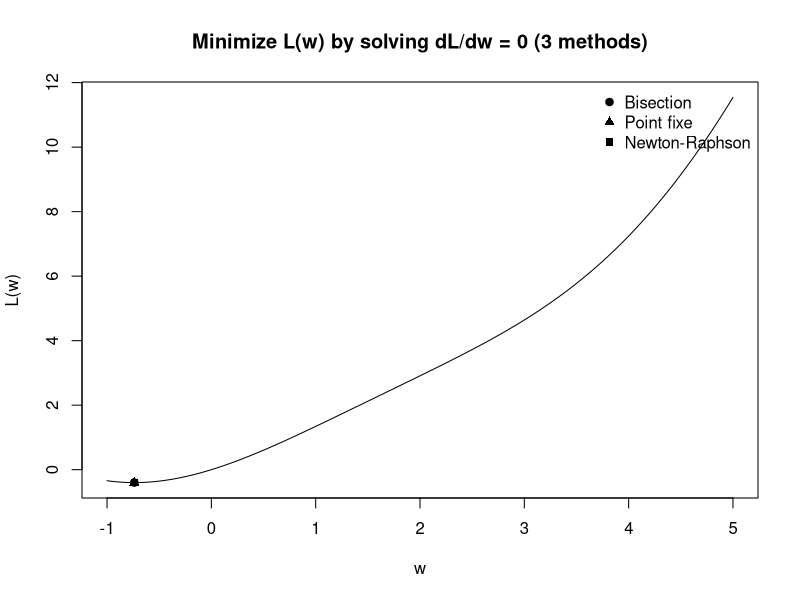

This figure's R source:
# ============================================================
# Simple "Gradient Descent" idea in 1D (R)
# We minimize a loss L(w) by solving its gradient = 0:
#   f(w) = dL/dw = 0
#
# We find the solution w* using 3 iterative methods:
#   1) Dichotomy (Bisection) on f(w)=0
#   2) Point fixe (Fixed-point iteration) on w = g(w)
#   3) Newton–Raphson on f(w)=0
#
# Then we plot L(w) and mark the 3 solutions.
# ============================================================

# ----------------------------
# 1) Define a simple model (loss) and its derivatives
#    New Model: L(w) = 0.5*w^2 + sin(w)
# ----------------------------
L  <- function(w) 0.5 * w^2 + sin(w)

# Gradient: f(w) = w + cos(w)
# We want to find w where f(w) = 0
f  <- function(w) w + cos(w)

# Derivative of gradient: f'(w) = 1 - sin(w)
# (Needed for Newton-Raphson)
fp <- function(w) 1 - sin(w)


# ----------------------------
# 2) Method 1: Dichotomy (Bisection) for f(w)=0
#    Needs an interval [a,b] where f(a)*f(b) < 0
# ----------------------------
dichotomy <- function(f, a, b, tol = 1e-10, max_iter = 200) {
  fa <- f(a); fb <- f(b)
  if (fa * fb > 0) stop("Bisection needs f(a)*f(b) < 0 (root must be bracketed).")

  for (k in 1:max_iter) {
    m <- (a + b) / 2
    fm <- f(m)

    if (abs(fm) < tol || (b - a)/2 < tol) {
      return(list(root = m, iters = k))
    }

    if (fa * fm < 0) {
      b <- m; fb <- fm
    } else {
      a <- m; fa <- fm
    }
  }
  list(root = (a + b)/2, iters = max_iter)
}


# ----------------------------
# 3) Method 2: Point fixe (Fixed-point)
#    Build g(w) so that f(w)=0 <=> g(w)=w
#    A common choice: g(w) = w - alpha*f(w)
#    If alpha is small enough, it converges.
# ----------------------------
point_fixe <- function(g, w0, tol = 1e-10, max_iter = 5000) {
  w <- w0
  for (k in 1:max_iter) {
    w_next <- g(w)
    if (abs(w_next - w) < tol) {
      return(list(root = w_next, iters = k))
    }
    w <- w_next
  }
  list(root = w, iters = max_iter)
}

alpha <- 0.005
g <- function(w) w - alpha * f(w)


# ----------------------------
# 4) Method 3: Newton–Raphson for f(w)=0
#    w_{n+1} = w_n - f(w_n)/f'(w_n)
# ----------------------------
newton_raphson <- function(f, fp, w0, tol = 1e-10, max_iter = 100) {
  w <- w0
  for (k in 1:max_iter) {
    if (abs(fp(w)) < 1e-14) stop("Newton stopped: derivative too small.")
    w_next <- w - f(w)/fp(w)
    if (abs(w_next - w) < tol) {
      return(list(root = w_next, iters = k))
    }
    w <- w_next
  }
  list(root = w, iters = max_iter)
}


# ============================================================
# 5) Run the 3 methods on the gradient equation f(w)=0
# ============================================================

# Bisection bracket (here it works because f(0)<0 and f(4)>0)
sol_bis <- dichotomy(f, a = -2, b = 1)

# Fixed point needs an initial guess
sol_fp  <- point_fixe(g, w0 = 0)

# Newton-Raphson initial guess
sol_new <- newton_raphson(f, fp, w0 = 0)

w_bis <- sol_bis$root
w_fix <- sol_fp$root
w_new <- sol_new$root

cat("Solutions (minimizer w* where dL/dw = 0)\n")
cat("Bisection      w* =", w_bis, " | iters =", sol_bis$iters, " | L(w*) =", L(w_bis), "\n")
cat("Point fixe     w* =", w_fix, " | iters =", sol_fp$iters,  " | L(w*) =", L(w_fix), "\n")
cat("Newton-Raphson w* =", w_new, " | iters =", sol_new$iters, " | L(w*) =", L(w_new), "\n")


# ============================================================
# 6) Plot the loss function and mark the 3 solutions
# ============================================================

wg <- seq(-1, 5, length.out = 500)
Lg <- L(wg)

plot(wg, Lg, type = "l",
     main = "Minimize L(w) by solving dL/dw = 0 (3 methods)",
     xlab = "w", ylab = "L(w)")

# Mark each computed solution on the curve
points(w_bis, L(w_bis), pch = 19)
points(w_fix, L(w_fix), pch = 17)
points(w_new, L(w_new), pch = 15)

legend("topright",
       legend = c("Bisection", "Point fixe", "Newton-Raphson"),
       pch = c(19, 17, 15),
       bty = "n")
